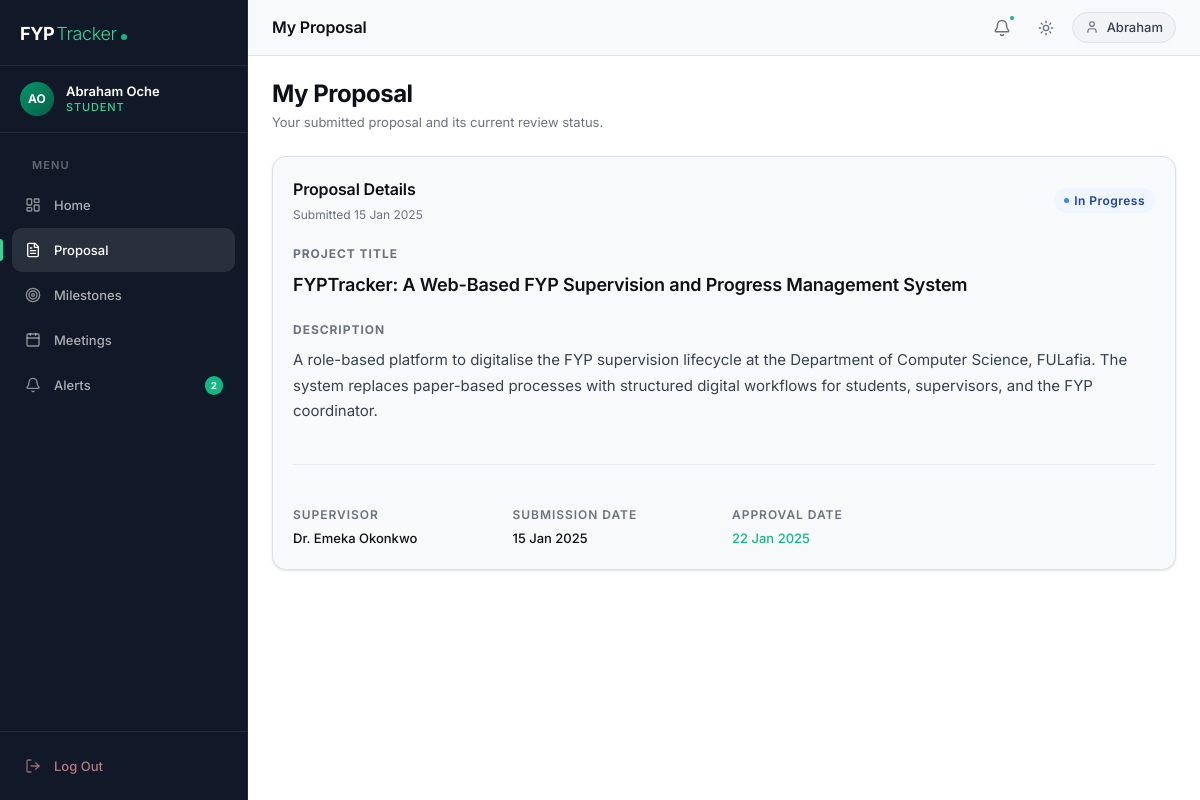
The page /student/submit_proposal.php (signed in) on the database its author committed.
### tables this page shows
CREATE TABLE projects (
    project_id        INT UNSIGNED    NOT NULL AUTO_INCREMENT,
    title             VARCHAR(255)    NOT NULL,
    description       TEXT                NULL,
    student_id        INT UNSIGNED    NOT NULL,
    supervisor_id     INT UNSIGNED        NULL DEFAULT NULL,
    status            ENUM(
                          'pending',       
                          'approved',      
                          'rejected',      
                          'in_progress',   
                          'completed'      
                      )               NOT NULL DEFAULT 'pending',
    rejection_reason  TEXT                NULL,
    chapter_file      VARCHAR(255)        NULL DEFAULT NULL,  
    submission_date   DATE                NULL DEFAULT NULL,
    approval_date     DATE                NULL DEFAULT NULL,
    completion_date   DATE                NULL DEFAULT NULL,
    created_at        TIMESTAMP       NOT NULL DEFAULT CURRENT_TIMESTAMP,
    updated_at        TIMESTAMP       NOT NULL DEFAULT CURRENT_TIMESTAMP
                                                ON UPDATE CURRENT_TIMESTAMP,

    PRIMARY KEY (project_id),
    UNIQUE  KEY uq_projects_student (student_id),           
    INDEX   idx_projects_supervisor (supervisor_id),
    INDEX   idx_projects_status     (status),
    CONSTRAINT fk_projects_student
        FOREIGN KEY (student_id)
        REFERENCES users (user_id)
        ON DELETE CASCADE
        ON UPDATE CASCADE,
    CONSTRAINT fk_projects_supervisor
        FOREIGN KEY (supervisor_id)
        REFERENCES users (user_id)
        ON DELETE SET NULL
        ON UPDATE CASCADE
);

CREATE TABLE users (
    user_id       INT UNSIGNED    NOT NULL AUTO_INCREMENT,
    full_name     VARCHAR(150)    NOT NULL,
    email         VARCHAR(255)    NOT NULL,
    password_hash VARCHAR(255)    NOT NULL,               
    role          ENUM(
                      'student',
                      'supervisor',
                      'admin'
                  )               NOT NULL DEFAULT 'student',
    is_active     TINYINT(1)      NOT NULL DEFAULT 1,     
    profile_photo VARCHAR(255)        NULL DEFAULT NULL,  
    created_at    TIMESTAMP       NOT NULL DEFAULT CURRENT_TIMESTAMP,
    updated_at    TIMESTAMP       NOT NULL DEFAULT CURRENT_TIMESTAMP
                                            ON UPDATE CURRENT_TIMESTAMP,

    PRIMARY KEY (user_id),
    UNIQUE  KEY uq_users_email (email),
    INDEX   idx_users_role    (role),
    INDEX   idx_users_active  (is_active)
);

### includes/repositories/ProjectRepository.php (called while the page is built, shortened)
<?php
class ProjectRepository
{
    private PDO $db;
    public function __construct(PDO $db)
    {
        $this->db = $db;
    }
    public function findProjectByStudentId(int $studentId): ?array
    {
        $stmt = $this->db->prepare(
            'SELECT p.*,
                    u.full_name AS supervisor_name,
                    u.email     AS supervisor_email
               FROM projects p
               LEFT JOIN users u ON u.user_id = p.supervisor_id
              WHERE p.student_id = ?
              LIMIT 1'
        );
        $stmt->execute([$studentId]);
        $result = $stmt->fetch();
        return $result ?: null;
    }
}

### includes/functions.php (called while the page is built, shortened)
<?php
function e(string $value): string
{
    return htmlspecialchars($value, ENT_QUOTES | ENT_HTML5, 'UTF-8');
}
function unreadNotificationCount(): int
{
    $db   = getDB();
    $stmt = $db->prepare(
        'SELECT COUNT(*) FROM notifications WHERE user_id = ? AND is_read = 0'
    );
    $stmt->execute([$_SESSION['user_id']]);
    return (int) $stmt->fetchColumn();
}
function formatDate(string $dateStr): string
{
    $d = new DateTime($dateStr);
    return $d->format('d M Y');
}

### student/submit_proposal.php (the view, shortened to what this page needs)
<?php
require_once __DIR__ . '/../includes/functions.php';
require_once __DIR__ . '/../includes/repositories/ProjectRepository.php';
$db                = getDB();
$projectRepository = new ProjectRepository($db);
$studentId      = $_SESSION['user_id'];
$existingProject = $projectRepository->findProjectByStudentId($studentId);
$pageMode  = 'new';
if ($existingProject) {
    if ($existingProject['status'] === ProjectRepository::STATUS_REJECTED) {
        $pageMode  = 'resubmit';
        $pageTitle = 'Resubmit Proposal';
    } else {
        $pageMode  = 'view';
        $pageTitle = 'My Proposal';
    }
}
require_once __DIR__ . '/../includes/header.php';
require_once __DIR__ . '/../includes/navbar.php';
?>
<div class="main-content" id="main-content">
  <?php require_once __DIR__ . '/../includes/topbar.php'; ?>
  <div class="page-body">
    <div class="page-header">
      <div class="page-header-row">
        <div>
          <div class="page-title"><?= e($pageTitle) ?></div>
          <p class="page-subtitle">
            <?php if ($pageMode === 'new'): ?>
              Fill in your project details and submit for supervisor review.
            <?php elseif ($pageMode === 'resubmit'): ?>
              Your proposal was rejected. Read the feedback below and resubmit.
            <?php else: ?>
              Your submitted proposal and its current review status.
            <?php endif; ?>
          </p>
        </div>
      </div>
    </div>
    <?php if ($pageMode === 'view'): ?>
    <div class="card">
      <div class="card-header">
        <div>
          <div class="card-title">Proposal Details</div>
          <div class="card-subtitle">Submitted <?= formatDate($existingProject['submission_date']) ?></div>
        </div>
        <?php
        $statusMap = [
            'pending'     => 'pending',
            'approved'    => 'approved',
            'in_progress' => 'in-progress',
            'completed'   => 'completed',
        ];
        $badgeCls = $statusMap[$existingProject['status']] ?? 'not-started';
        ?>
        <span class="badge badge-<?= e($badgeCls) ?>">
          <?= e(ucwords(str_replace('_', ' ', $existingProject['status']))) ?>
        </span>
      </div>
      <div class="card-body">
        <div style="display:flex;flex-direction:column;gap:var(--sp-5);">
          <div>
            <p style="font-size:var(--text-xs);font-weight:700;text-transform:uppercase;letter-spacing:0.08em;color:var(--text-tertiary);margin-bottom:var(--sp-2);">Project Title</p>
            <p style="font-size:var(--text-lg);font-weight:600;color:var(--text-primary);letter-spacing:-0.01em;"><?= e($existingProject['title']) ?></p>
          </div>
          <div>
            <p style="font-size:var(--text-xs);font-weight:700;text-transform:uppercase;letter-spacing:0.08em;color:var(--text-tertiary);margin-bottom:var(--sp-2);">Description</p>
            <p style="font-size:var(--text-base);color:var(--text-secondary);line-height:1.7;white-space:pre-line;"><?= e($existingProject['description']) ?></p>
          </div>
          <div class="divider"></div>
          <div style="display:grid;grid-template-columns:repeat(auto-fill,minmax(200px,1fr));gap:var(--sp-4);">
            <div>
              <p style="font-size:var(--text-xs);font-weight:600;color:var(--text-tertiary);text-transform:uppercase;letter-spacing:0.08em;margin-bottom:4px;">Supervisor</p>
              <p style="font-size:var(--text-sm);font-weight:500;color:var(--text-primary);">
                <?= $existingProject['supervisor_name'] ? e($existingProject['supervisor_name']) : '<em style="color:var(--text-tertiary)">Not yet assigned</em>' ?>
              </p>
            </div>
            <div>
              <p style="font-size:var(--text-xs);font-weight:600;color:var(--text-tertiary);text-transform:uppercase;letter-spacing:0.08em;margin-bottom:4px;">Submission Date</p>
              <p style="font-size:var(--text-sm);font-weight:500;color:var(--text-primary);"><?= $existingProject['submission_date'] ? formatDate($existingProject['submission_date']) : '—' ?></p>
            </div>
            <?php if ($existingProject['approval_date']): ?>
            <div>
              <p style="font-size:var(--text-xs);font-weight:600;color:var(--text-tertiary);text-transform:uppercase;letter-spacing:0.08em;margin-bottom:4px;">Approval Date</p>
              <p style="font-size:var(--text-sm);font-weight:500;color:var(--color-success);"><?= formatDate($existingProject['approval_date']) ?></p>
            </div>
            <?php endif; ?>
          </div>
        </div>
      </div>
    </div>
    <?php endif; ?>
  </div>
</div>
<?php require_once __DIR__ . '/../includes/footer.php'; ?>

### includes/topbar.php (shortened to what this page needs)
<?php
$notifUrl = match ($_SESSION['role'] ?? '') {
    'student'    => 'notifications.php',
    'supervisor',
    'admin'      => '../student/notifications.php',
    default      => '#',
};
$unread = unreadNotificationCount();
$fname  = explode(' ', $_SESSION['full_name'] ?? 'User')[0];
?>
<header class="topbar" role="banner">
  <div class="topbar-left">
    <h1 class="topbar-title"><?= e($pageTitle ?? 'Dashboard') ?></h1>
  </div>
  <div class="topbar-right">
    <a
      href="<?= e($notifUrl) ?>"
      class="topbar-btn"
      aria-label="Notifications<?= $unread > 0 ? " ({$unread} unread)" : '' ?>"
      title="Notifications">
      <i data-lucide="bell" width="18" height="18"></i>
      <?php if ($unread > 0): ?>
      <span class="topbar-badge" aria-hidden="true"></span>
      <?php endif; ?>
    </a>
    <button
      class="theme-toggle"
      id="themeToggle"
      onclick="toggleTheme()"
      aria-label="Toggle theme"
      title="Toggle theme">
      <i data-lucide="sun"  width="16" height="16" id="icon-sun"  style="display:none"></i>
    </button>
    <div class="topbar-user" aria-label="Signed in as <?= e($_SESSION['full_name'] ?? '') ?>">
      <i data-lucide="user" width="14" height="14" style="color:var(--text-tertiary)" aria-hidden="true"></i>
      <span class="topbar-user-name"><?= e($fname) ?></span>
    </div>
  </div>
</header>

### rows shown on the page
projects: status "My Proposal", submission_date "15 Jan 2025", status "In Progress", title "FYPTracker: A Web-Based FYP Supervision and Progress Management System", description "A role-based platform to digitalise the FYP supervision lifecycle at the Department of Computer Science, FULafia. The system replaces paper-based processes with structured digital workflows for students, supervisors, and the FYP coordinator.", supervisor.full_name "Dr. Emeka Okonkwo", approval_date "22 Jan 2025"

### other values the page prints
$initials "AO"
$name "Abraham Oche"
$role "STUDENT"
$item['label'] "Home"
$item['label'] "Proposal"
$item['label'] "Milestones"
$item['label'] "Meetings"
$item['label'] "Alerts"
$badge "2"
$fname "Abraham"
